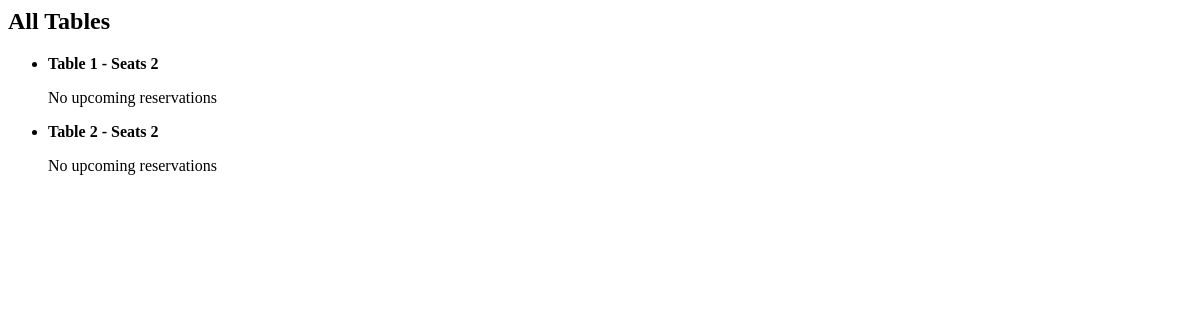
Before: /tables/ with the older database file.
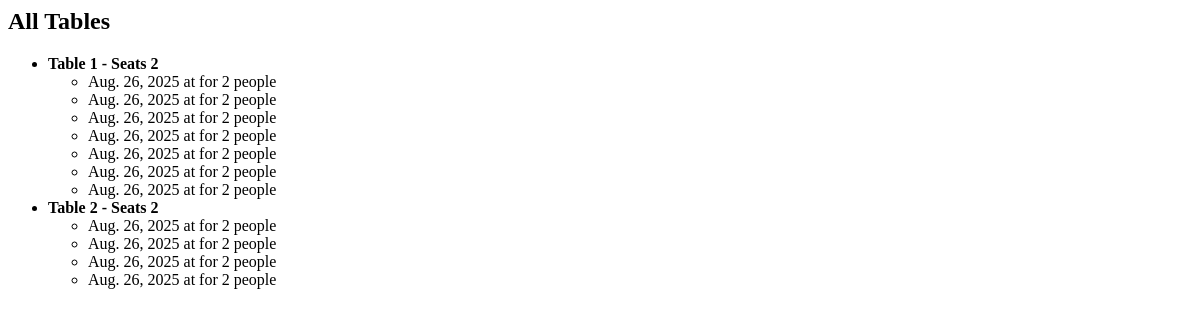
After: the same page with the newer database file.
### tables/models.py (models this page shows, shortened)
class Table(models.Model):
    HOURS_CHOICES = [(h, f"{h}:00 - {h+1}:00") for h in list(range(10, 15)) + list(range(19, 23))]
    number = models.IntegerField(unique = True)
    seats = models.IntegerField()
    slug = models.SlugField(primary_key = True, unique = True, blank = True)
    class Meta:
        verbose_name_plural = "Tables"
    def __str__(self):
        return f"Table {self.number} - Seats {self.seats}"

class Reservation(models.Model):
    user = models.ForeignKey(User, on_delete = models.PROTECT, blank = True, related_name = "reservations")
    table = models.ForeignKey(Table, on_delete = models.CASCADE, related_name = "reservations")
    date = models.DateField()
    start_hour = models.TimeField()
    end_hour = models.TimeField()
    notes = models.CharField(blank = True)
    guests = models.IntegerField()
    slug = models.SlugField(primary_key = True, unique = True, blank = True)
    class Meta:
        constraints = [
            models.CheckConstraint(
                check = Q(guests__gt = 0),
                name = 'guests_positive'
            ),
        ]

### tables/views.py (the view)
# urls.py: path('', TableView.as_view(), name="tables-list"),
class TableView(ListView):
    model = Table
    template_name = "tables/tables_list.html"
    context_object_name = "tables"
    def get_context_data(self, **kwargs):
        context = super().get_context_data(**kwargs)
        today = date.today()
        for table in context['tables']:
            table.active_reservations = table.reservations.filter(
                date__gte = today,
            ).order_by("date", "start_hour")
        return context

### tables/templates/tables/tables_list.html
<h2>All Tables</h2>
<ul>
  {% for table in tables %}
    <li>
      <strong>{{ table }}</strong>
      {% if table.active_reservations %}
        <ul>
          {% for res in table.active_reservations %}
            <li>{{ res.date }} at {{ res.time }} for {{ res.guests }} people</li>
          {% endfor %}
        </ul>
      {% else %}
        <p>No upcoming reservations</p>
      {% endif %}
    </li>
  {% endfor %}
</ul>

Changed rows visible on the page:
shown differently, row unchanged: Table "Table 1 - Seats 2": no longer shows "No upcoming reservations"
added Reservation: date "Aug. 26, 2025", guests "2", shown under Table "Table 1 - Seats 2"
added Reservation: date "Aug. 26, 2025", guests "2", shown under Table "Table 1 - Seats 2"
added Reservation: date "Aug. 26, 2025", guests "2", shown under Table "Table 1 - Seats 2"
added Reservation: date "Aug. 26, 2025", guests "2", shown under Table "Table 1 - Seats 2"
added Reservation: date "Aug. 26, 2025", guests "2", shown under Table "Table 1 - Seats 2"
added Reservation: date "Aug. 26, 2025", guests "2", shown under Table "Table 1 - Seats 2"
added Reservation: date "Aug. 26, 2025", guests "2", shown under Table "Table 1 - Seats 2"
shown differently, row unchanged: Table "Table 2 - Seats 2": no longer shows "No upcoming reservations"
added Reservation: date "Aug. 26, 2025", guests "2", shown under Table "Table 2 - Seats 2"
added Reservation: date "Aug. 26, 2025", guests "2", shown under Table "Table 2 - Seats 2"
added Reservation: date "Aug. 26, 2025", guests "2", shown under Table "Table 2 - Seats 2"
added Reservation: date "Aug. 26, 2025", guests "2", shown under Table "Table 2 - Seats 2"
